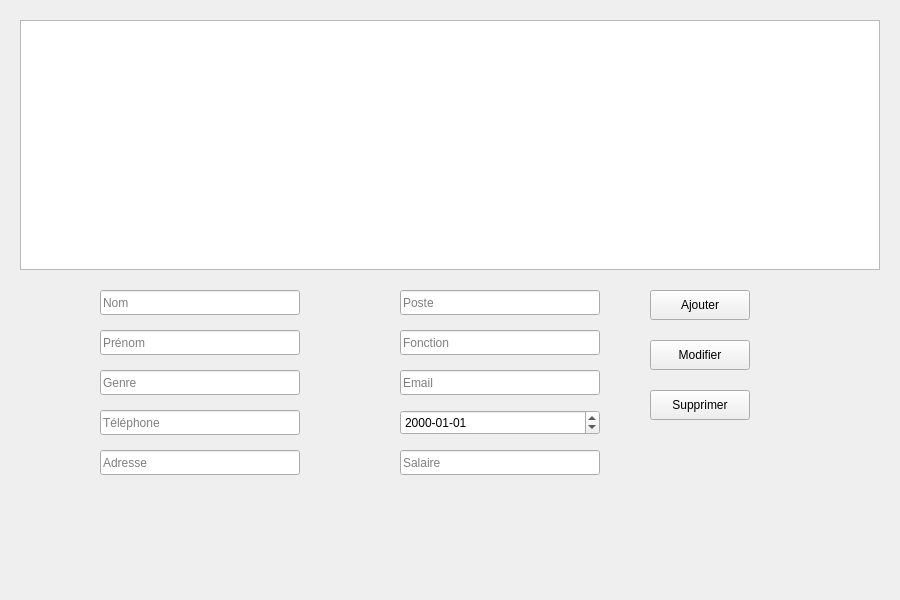
<?xml version="1.0" encoding="UTF-8"?>
<ui version="4.0">
 <class>EmployeeWindow</class>
 <widget class="QMainWindow" name="EmployeeWindow">
  <property name="geometry">
   <rect>
    <x>0</x>
    <y>0</y>
    <width>900</width>
    <height>600</height>
   </rect>
  </property>
  <property name="windowTitle">
   <string>Gestion Employee</string>
  </property>
  <widget class="QWidget" name="centralwidget">
   <widget class="QTableView" name="tableView">
    <property name="geometry">
     <rect>
      <x>20</x>
      <y>20</y>
      <width>860</width>
      <height>250</height>
     </rect>
    </property>
   </widget>
   <widget class="QLineEdit" name="lineEdit_nom">
    <property name="geometry"><rect><x>100</x><y>290</y><width>200</width><height>25</height></rect></property>
    <property name="placeholderText"><string>Nom</string></property>
   </widget>
   <widget class="QLineEdit" name="lineEdit_prenom">
    <property name="geometry"><rect><x>100</x><y>330</y><width>200</width><height>25</height></rect></property>
    <property name="placeholderText"><string>Prénom</string></property>
   </widget>
   <widget class="QLineEdit" name="lineEdit_poste">
    <property name="geometry"><rect><x>400</x><y>290</y><width>200</width><height>25</height></rect></property>
    <property name="placeholderText"><string>Poste</string></property>
   </widget>
   <widget class="QLineEdit" name="lineEdit_fonction">
    <property name="geometry"><rect><x>400</x><y>330</y><width>200</width><height>25</height></rect></property>
    <property name="placeholderText"><string>Fonction</string></property>
   </widget>
   <widget class="QLineEdit" name="lineEdit_genre">
    <property name="geometry"><rect><x>100</x><y>370</y><width>200</width><height>25</height></rect></property>
    <property name="placeholderText"><string>Genre</string></property>
   </widget>
   <widget class="QLineEdit" name="lineEdit_mail">
    <property name="geometry"><rect><x>400</x><y>370</y><width>200</width><height>25</height></rect></property>
    <property name="placeholderText"><string>Email</string></property>
   </widget>
   <widget class="QLineEdit" name="lineEdit_tel">
    <property name="geometry"><rect><x>100</x><y>410</y><width>200</width><height>25</height></rect></property>
    <property name="placeholderText"><string>Téléphone</string></property>
   </widget>
   <widget class="QDateEdit" name="dateEdit_naissance">
    <property name="geometry"><rect><x>400</x><y>410</y><width>200</width><height>25</height></rect></property>
    <property name="displayFormat"><string>yyyy-MM-dd</string></property>
   </widget>
   <widget class="QLineEdit" name="lineEdit_adresse">
    <property name="geometry"><rect><x>100</x><y>450</y><width>200</width><height>25</height></rect></property>
    <property name="placeholderText"><string>Adresse</string></property>
   </widget>
   <widget class="QLineEdit" name="lineEdit_salaire">
    <property name="geometry"><rect><x>400</x><y>450</y><width>200</width><height>25</height></rect></property>
    <property name="placeholderText"><string>Salaire</string></property>
   </widget>
   <widget class="QPushButton" name="pushButton_ajouter">
    <property name="geometry"><rect><x>650</x><y>290</y><width>100</width><height>30</height></rect></property>
    <property name="text"><string>Ajouter</string></property>
   </widget>
   <widget class="QPushButton" name="pushButton_modifier">
    <property name="geometry"><rect><x>650</x><y>340</y><width>100</width><height>30</height></rect></property>
    <property name="text"><string>Modifier</string></property>
   </widget>
   <widget class="QPushButton" name="pushButton_supprimer">
    <property name="geometry"><rect><x>650</x><y>390</y><width>100</width><height>30</height></rect></property>
    <property name="text"><string>Supprimer</string></property>
   </widget>
  </widget>
 </widget>
 <resources/>
 <connections/>
</ui>
